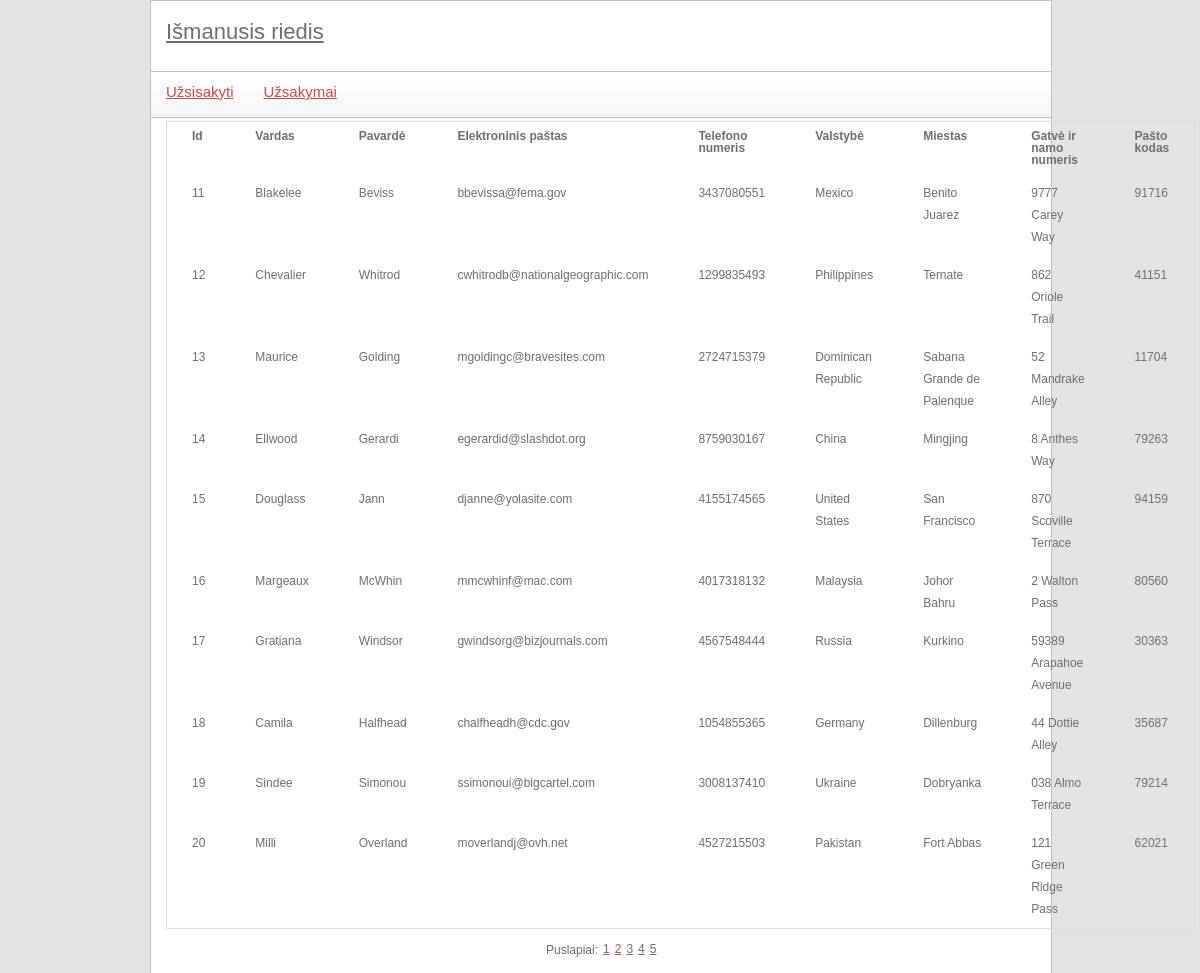
/index.php?module=order&action=list&page=2, run on the app's committed database.
### tables this page shows
CREATE TABLE IF NOT EXISTS `orders` (
  `id` int(5) NOT NULL AUTO_INCREMENT,
  `firstName` char(30) NOT NULL,
  `lastName` char(30) NOT NULL,
  `email` text NOT NULL,
  `phoneNumber` bigint(30) NOT NULL,
  `country` char(30) NOT NULL,
  `city` char(30) NOT NULL,
  `streetAndHouseNumber` text NOT NULL,
  `postalCode` int(10) NOT NULL,
  PRIMARY KEY (`id`)
);

### controls/order_list.php (called while the page is built)
<?php
include 'libraries/orders.class.php';
$ordersObj = new orders();
$elementCount = $ordersObj->getOrdersListCount();
include 'utils/paging.class.php';
$paging = new paging(config::NUMBER_OF_ROWS_IN_PAGE);
$paging->process($elementCount, $pageId);
$data = $ordersObj->getOrdersList($paging->size, $paging->first);
include 'templates/order_list.tpl.php';
?>

### index.php (called while the page is built, shortened)
<?php
include 'utils/mysql.class.php';
include 'templates/main.tpl.php';
?>

### utils/paging.class.php (called while the page is built, shortened)
<?php
class paging {
    public $size;
    public function __construct($rowsPerPage) {
        $this->size = $rowsPerPage;
    }
    public function process($total, $currentPage) {
        $this->first = ($currentPage - 1) * $this->size;
    }
}
?>

### libraries/orders.class.php (called while the page is built, shortened)
<?php
class orders {
    private $orders_table = 'orders';
    public function getOrdersList($limit = null, $offset = null) {
        $limitOffsetString = "";
        if (isset($limit)) {
            $limitOffsetString .= " LIMIT {$limit}";
        }
        if (isset($offset)) {
            $limitOffsetString .= " OFFSET {$offset}";
        }
        $query = "  SELECT *
					FROM `{$this->orders_table}`" . $limitOffsetString;
        $data = mysql::select($query);
        return $data;
    }
}

### utils/mysql.class.php (called while the page is built, shortened)
<?php
class mysql {
    protected static $connection;
    public static function connect() {
        if (!isset(self::$connection)) {
            self::$connection = new mysqli(config::DB_SERVER, config::DB_USERNAME, config::DB_PASSWORD, config::DB_NAME);
        }
        return self::$connection;
    }
    public static function query($query) {
        $connection = mysql::connect();
        $result = $connection->query($query);
        return $result;
    }
    public static function select($query) {
        $rows = array();
        $result = mysql::query($query);
        while ($row = $result->fetch_assoc()) {
            $rows[] = $row;
        }
        return $rows;
    }
}

### templates/order_list.tpl.php (the view)
<div class="table-responsive">
    <table class="table table-striped">
        <tr>
            <th>Id</th>
            <th>Vardas</th>
            <th>Pavardė</th>
            <th>Elektroninis paštas</th>
            <th>Telefono numeris</th>
            <th>Valstybė</th>
            <th>Miestas</th>
            <th>Gatvė ir namo numeris</th>
            <th>Pašto kodas</th>
        </tr>
        <?php
        foreach ($data as $key => $val) {
            echo
            "<tr>"
            . "<td>{$val['id']}</td>"
            . "<td>{$val['firstName']}</td>"
            . "<td>{$val['lastName']}</td>"
            . "<td>{$val['email']}</td>"
            . "<td>{$val['phoneNumber']}</td>"
            . "<td>{$val['country']}</td>"
            . "<td>{$val['city']}</td>"
            . "<td>{$val['streetAndHouseNumber']}</td>"
            . "<td>{$val['postalCode']}</td>";
        }
        ?>
    </table>
</div>
<?php
include 'templates/paging.tpl.php';
?>

### style/main.css (style rules this page uses)
body { color: #6e6e6e; font-family: Verdana, Geneva, sans-serif; font-size: 12px; background-color: #e3e3e3; width: 900px; margin: 0px auto; }
#contentMain table { margin-top: 3px; width: 100%; border-collapse: collapse; border: 1px solid #ddd; }
#contentMain table th { text-align: left; padding: 8px 25px; font-weight: bold; }
#contentMain table th:last-child { width: 40px; }
#contentMain table th:first-child { border-top-left-radius: 5px; moz-border-top-left-radius: 5px; }
#contentMain table th:last-child { border-top-right-radius: 5px; moz-border-top-right-radius: 5px; }
#contentMain table td { padding: 8px 25px; text-align: center; line-height: 22px; text-align: left; }
#contentMain table tr:last-child td:first-child { border-bottom-left-radius: 5px; moz-border-bottom-left-radius: 5px; }
#contentMain table tr:last-child td:last-child { border-bottom-right-radius: 5px; moz-border-bottom-right-radius: 5px; }

### data on the page
orders: id "11", firstName "Blakelee", lastName "Beviss", email "bbevissa@fema.gov", phoneNumber "3437080551", country "Mexico", city "Benito Juarez", streetAndHouseNumber "9777 Carey Way", postalCode "91716"
orders: id "12", firstName "Chevalier", lastName "Whitrod", email "cwhitrodb@nationalgeographic.com", phoneNumber "1299835493", country "Philippines", city "Ternate", streetAndHouseNumber "862 Oriole Trail", postalCode "41151"
orders: id "13", firstName "Maurice", lastName "Golding", email "mgoldingc@bravesites.com", phoneNumber "2724715379", country "Dominican Republic", city "Sabana Grande de Palenque", streetAndHouseNumber "52 Mandrake Alley", postalCode "11704"
orders: id "14", firstName "Ellwood", lastName "Gerardi", email "egerardid@slashdot.org", phoneNumber "8759030167", country "China", city "Mingjing", streetAndHouseNumber "8 Anthes Way", postalCode "79263"
orders: id "15", firstName "Douglass", lastName "Jann", email "djanne@yolasite.com", phoneNumber "4155174565", country "United States", city "San Francisco", streetAndHouseNumber "870 Scoville Terrace", postalCode "94159"
orders: id "16", firstName "Margeaux", lastName "McWhin", email "mmcwhinf@mac.com", phoneNumber "4017318132", country "Malaysia", city "Johor Bahru", streetAndHouseNumber "2 Walton Pass", postalCode "80560"
orders: id "17", firstName "Gratiana", lastName "Windsor", email "gwindsorg@bizjournals.com", phoneNumber "4567548444", country "Russia", city "Kurkino", streetAndHouseNumber "59389 Arapahoe Avenue", postalCode "30363"
orders: id "18", firstName "Camila", lastName "Halfhead", email "chalfheadh@cdc.gov", phoneNumber "1054855365", country "Germany", city "Dillenburg", streetAndHouseNumber "44 Dottie Alley", postalCode "35687"
orders: id "19", firstName "Sindee", lastName "Simonou", email "ssimonoui@bigcartel.com", phoneNumber "3008137410", country "Ukraine", city "Dobryanka", streetAndHouseNumber "038 Almo Terrace", postalCode "79214"
orders: id "20", firstName "Milli", lastName "Overland", email "moverlandj@ovh.net", phoneNumber "4527215503", country "Pakistan", city "Fort Abbas", streetAndHouseNumber "121 Green Ridge Pass", postalCode "62021"

### other printed values
$value['page'] "1"
$value['page'] "2"
$value['page'] "3"
$value['page'] "4"
$value['page'] "5"
